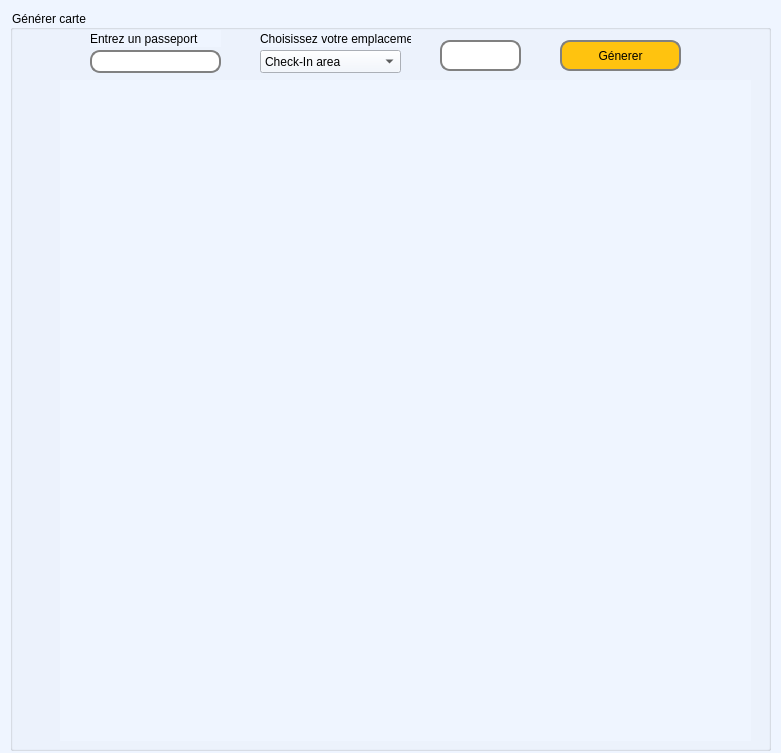
<?xml version="1.0" encoding="UTF-8"?>
<ui version="4.0">
 <class>mapping</class>
 <widget class="QDialog" name="mapping">
  <property name="geometry">
   <rect>
    <x>0</x>
    <y>0</y>
    <width>781</width>
    <height>753</height>
   </rect>
  </property>
  <property name="windowTitle">
   <string>Dialog</string>
  </property>
  <property name="styleSheet">
   <string notr="true">background-color:rgb(239, 245, 255);</string>
  </property>
  <widget class="QGroupBox" name="groupBox">
   <property name="geometry">
    <rect>
     <x>10</x>
     <y>10</y>
     <width>761</width>
     <height>741</height>
    </rect>
   </property>
   <property name="styleSheet">
    <string notr="true"/>
   </property>
   <property name="title">
    <string>Générer carte</string>
   </property>
   <widget class="QLabel" name="label">
    <property name="geometry">
     <rect>
      <x>80</x>
      <y>20</y>
      <width>131</width>
      <height>17</height>
     </rect>
    </property>
    <property name="text">
     <string>Entrez un passeport</string>
    </property>
   </widget>
   <widget class="QLineEdit" name="lineEdit_passeport">
    <property name="geometry">
     <rect>
      <x>80</x>
      <y>40</y>
      <width>131</width>
      <height>23</height>
     </rect>
    </property>
    <property name="styleSheet">
     <string notr="true">background-color:rgb(255, 255, 255); 
border: 2px solid gray; 
border-radius: 10px; 
padding: 0 8px; 
selection-background-color: darkgray;</string>
    </property>
   </widget>
   <widget class="QLabel" name="label_2">
    <property name="geometry">
     <rect>
      <x>250</x>
      <y>20</y>
      <width>151</width>
      <height>17</height>
     </rect>
    </property>
    <property name="text">
     <string>Choisissez votre emplacement</string>
    </property>
   </widget>
   <widget class="QComboBox" name="comboBox_emplacement">
    <property name="geometry">
     <rect>
      <x>250</x>
      <y>40</y>
      <width>141</width>
      <height>23</height>
     </rect>
    </property>
    <item>
     <property name="text">
      <string>Check-In area</string>
     </property>
    </item>
    <item>
     <property name="text">
      <string>Services</string>
     </property>
    </item>
    <item>
     <property name="text">
      <string>Administration</string>
     </property>
    </item>
    <item>
     <property name="text">
      <string>Control</string>
     </property>
    </item>
    <item>
     <property name="text">
      <string>Duty-free shop</string>
     </property>
    </item>
    <item>
     <property name="text">
      <string>VIP Lounge</string>
     </property>
    </item>
    <item>
     <property name="text">
      <string>Entrance hall</string>
     </property>
    </item>
   </widget>
   <widget class="QLabel" name="label_pic">
    <property name="geometry">
     <rect>
      <x>50</x>
      <y>70</y>
      <width>691</width>
      <height>661</height>
     </rect>
    </property>
    <property name="text">
     <string/>
    </property>
   </widget>
   <widget class="QPushButton" name="pushButton_generer_map">
    <property name="geometry">
     <rect>
      <x>550</x>
      <y>30</y>
      <width>121</width>
      <height>31</height>
     </rect>
    </property>
    <property name="styleSheet">
     <string notr="true">background-color:rgb(255, 195, 15);
border: 2px solid gray; 
border-radius: 10px; 
padding: 0 8px; 
selection-background-color: darkgray;</string>
    </property>
    <property name="text">
     <string>Génerer</string>
    </property>
   </widget>
   <widget class="QTextEdit" name="textEdit">
    <property name="geometry">
     <rect>
      <x>430</x>
      <y>30</y>
      <width>81</width>
      <height>31</height>
     </rect>
    </property>
    <property name="styleSheet">
     <string notr="true">background-color:rgb(255, 255, 255); 
border: 2px solid gray; 
border-radius: 10px; 
padding: 0 8px; 
selection-background-color: darkgray;</string>
    </property>
   </widget>
  </widget>
 </widget>
 <resources/>
 <connections/>
</ui>
